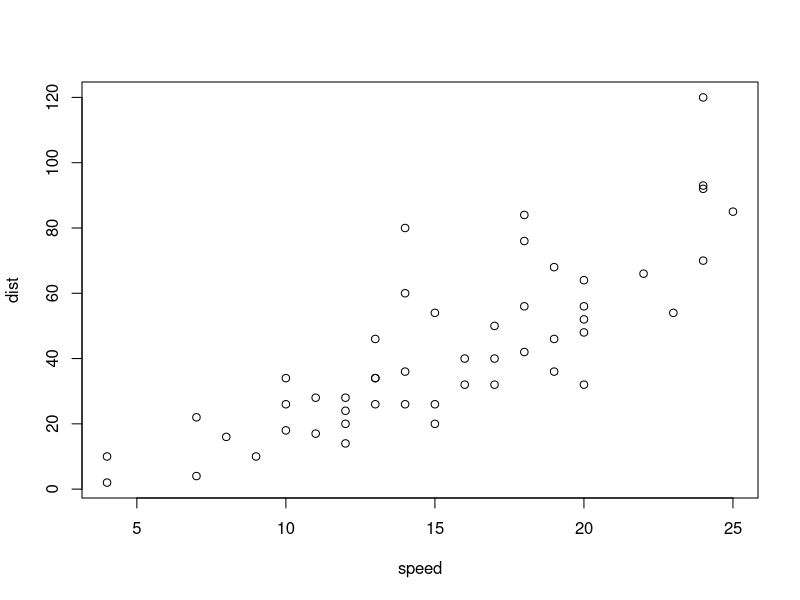
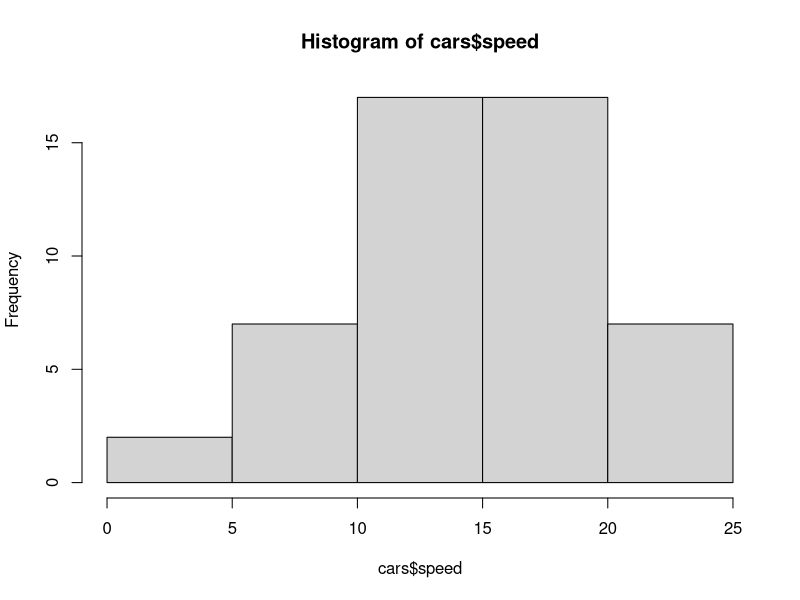
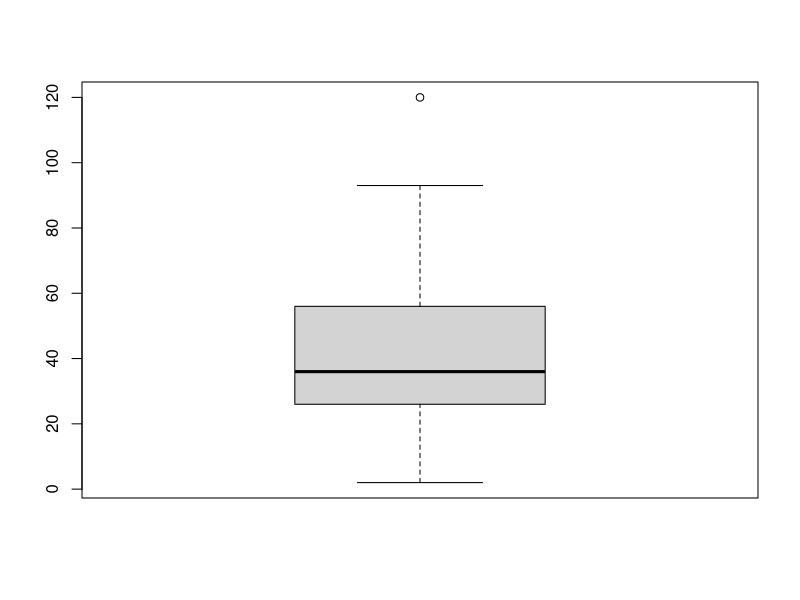

Write R code to recreate these figures, in order.
## ---- chunk 1
library(datasets)
str(cars)
summary(cars)
plot(cars)
## ---- chunk 2
hist(cars$speed)
boxplot(cars$dist)
